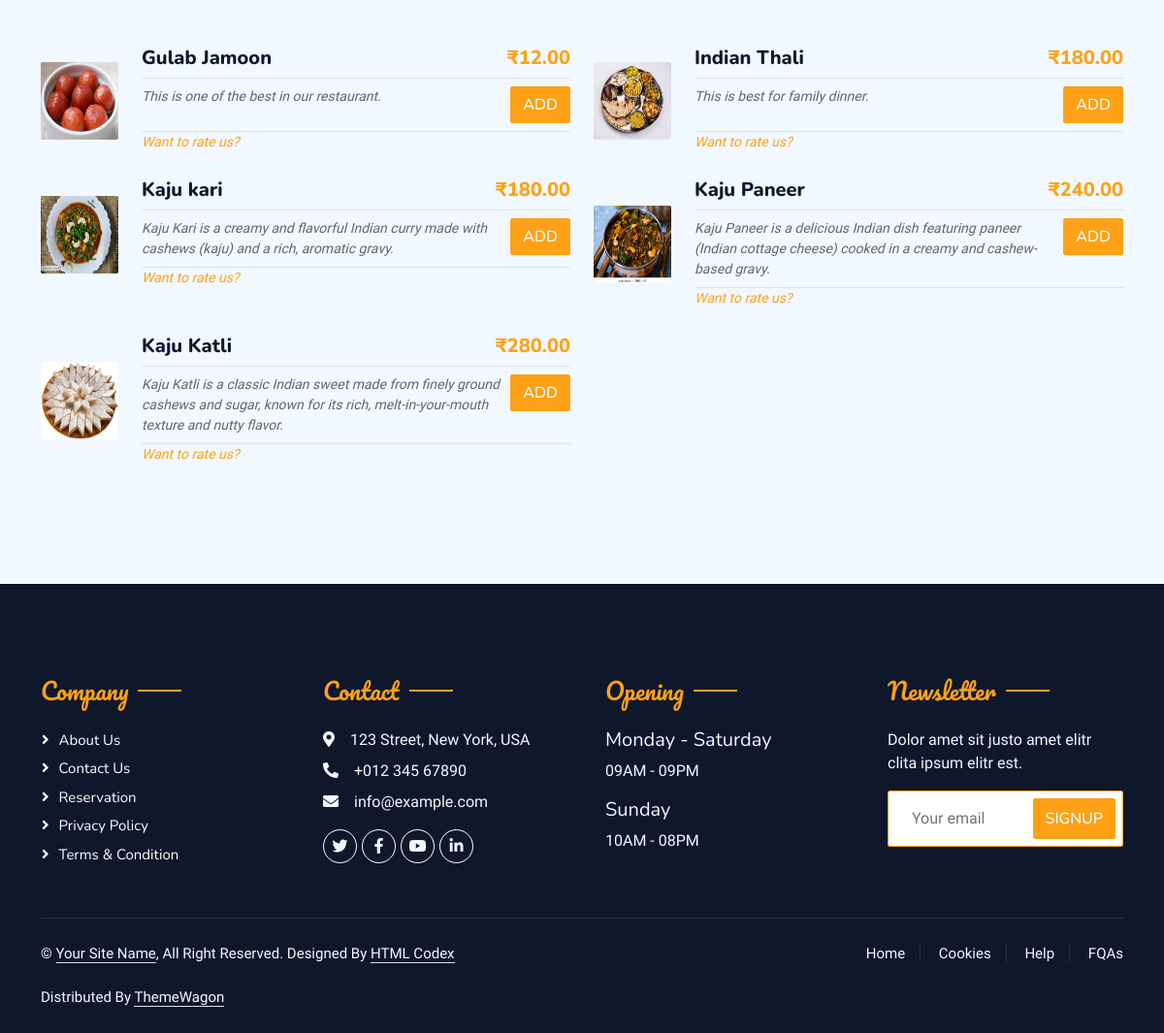
/foodprovider/restaurant_info/1 (signed in, lower part), run on an earlier commit of the app's database.
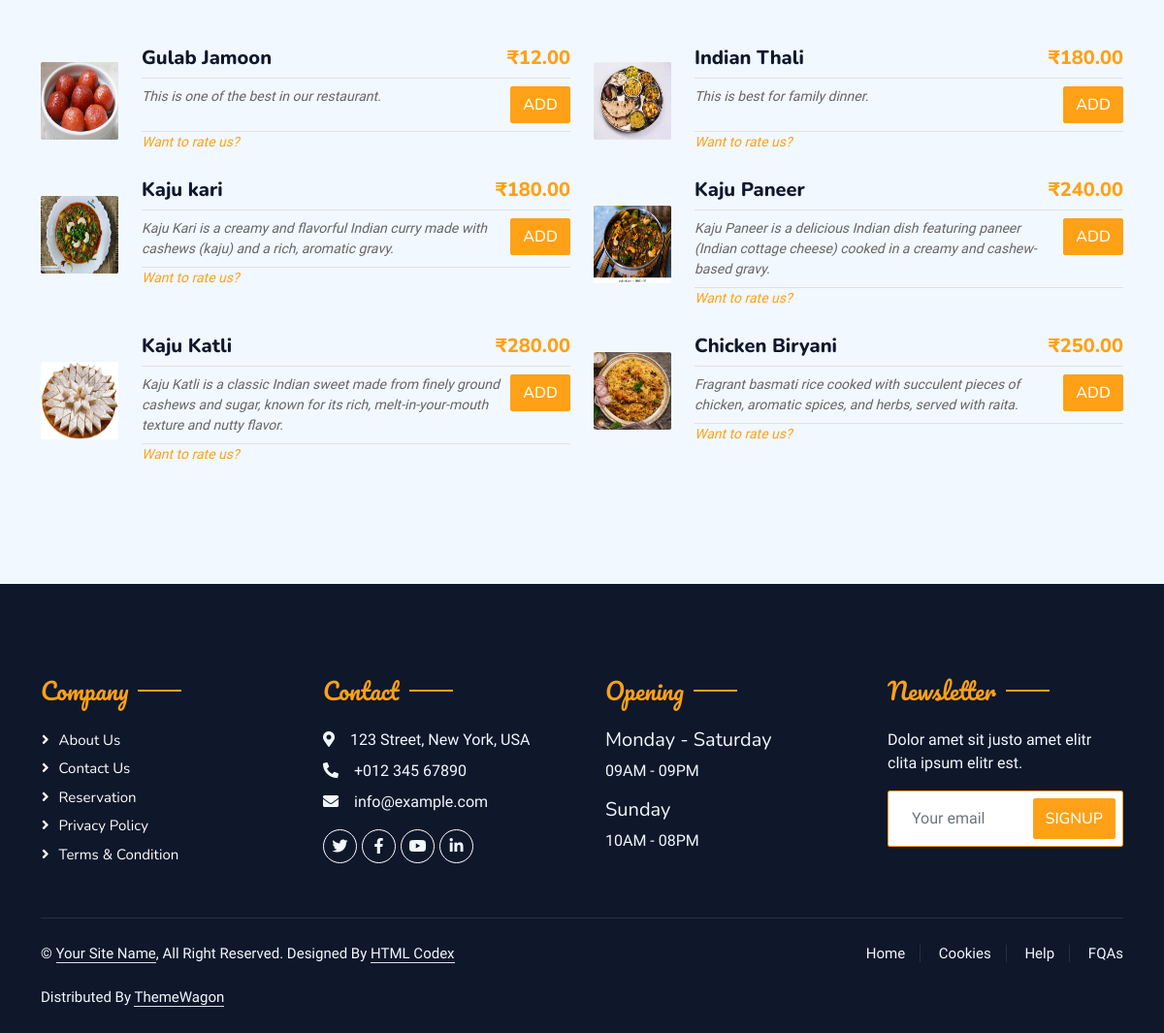
And on a later commit of the database.
### menu/models.py (models this page shows, shortened)
class Menu(models.Model):
    restaurant = models.ForeignKey(Restaurant, on_delete=models.CASCADE)  # ForeignKey to Restaurant
    name = models.CharField(max_length=255)
    description = models.TextField()
    type = models.CharField(max_length=255)
    price = models.DecimalField(max_digits=10, decimal_places=2)
    available = models.BooleanField(blank=True, default=True)
    cuisine = models.CharField(max_length=255, blank=True)
    img1 = models.ImageField(upload_to='menu_images/', null=True, blank=True)

### restaurant/views.py (the view)
# urls.py: path("restaurant_info/<int:id>", views.restaurantInfo, name="restaurant_info"),
def restaurantInfo(request, id):
    if not request.user.is_authenticated:
        return redirect("/login/")
    try:
        if request.method == "GET":
            food = request.GET.get('search-food-cuisine')
            price = request.GET.get('price')
            ftype = request.GET.get('ftype')
            restId = Restaurant.objects.get(id=id)
            if food:
                restIdMenus = Menu.objects.filter(restaurant=restId, name__icontains=food)
                if not restIdMenus:
                    restIdMenus = Menu.objects.filter(restaurant=restId, cuisine__icontains=food)
            elif price:
                restIdMenus = Menu.objects.filter(restaurant=restId, price__lte=price)
            elif ftype:
                restIdMenus = Menu.objects.filter(restaurant=restId, type__icontains=ftype)
            else:
                restIdMenus = Menu.objects.filter(restaurant=restId)
            context = {
                'restId': restId,
                'restIdMenus': restIdMenus
            }
    except:
        restId = Restaurant.objects.get(id=id)
        restIdMenus = Menu.objects.filter(restaurant=restId)
    context = {
        'price' : price,
        'restId': restId,
        'restIdMenus': restIdMenus
    }
    return render(request, 'foodprovider/restaurant_info.html', context)

### templates/foodprovider/restaurant_info.html (shortened to what this page needs)
{% extends '../base.html' %}
{% block content %}
<div class="container-xxl py-5">
    <div class="container">
        <div class="tab-class text-center wow fadeInUp my-4" data-wow-delay="0.1s">
            <div class="tab-content">
                <div id="tab-1" class="tab-pane fade show p-0 active">
                    <div class="row g-4">
                        {% for menu in restIdMenus %}
                                <div class="col-lg-6">
                                    <div class="d-flex align-items-center">
                                        <img class="flex-shrink-0 img-fluid rounded" src="{{menu.img1.url}}" alt="" style="width: 80px; height: 80px;">
                                        <div class="w-100 d-flex flex-column text-start ps-4">
                                            <h5 class="d-flex justify-content-between border-bottom pb-2">
                                                <span>{{menu.name}}</span>
                                                <span class="text-primary">₹{{menu.price}}</span>
                                            </h5>
                                            <div class="d-flex justify-content-between border-bottom pb-2">
                                                <small class="fst-italic">{{menu.description}}</small>&nbsp;&nbsp;
                                                <span class="text-primary"><a href="/bag/add-to-bag/{{menu.id}}" class="btn btn-primary">Add</a></span>
                                            </div>
                                            <div class="d-flex justify-content-between">
                                                <small class="fst-italic text-primary"><a href="#">Want to rate us?</a></small>&nbsp;&nbsp;
                                            </div>
                                        </div>
                                    </div>
                                </div>
                        {% endfor %}
                    </div>
                </div>
            </div>
        </div>
    </div>
</div>
{% endblock content %}

What changed in the data, as far as the page shows it:
added Menu: img1 (picture), name "Chicken Biryani", price "250.00", description "Fragrant basmati rice cooked with succulent pieces of chicken, aromatic spices, and herbs, served with raita."
